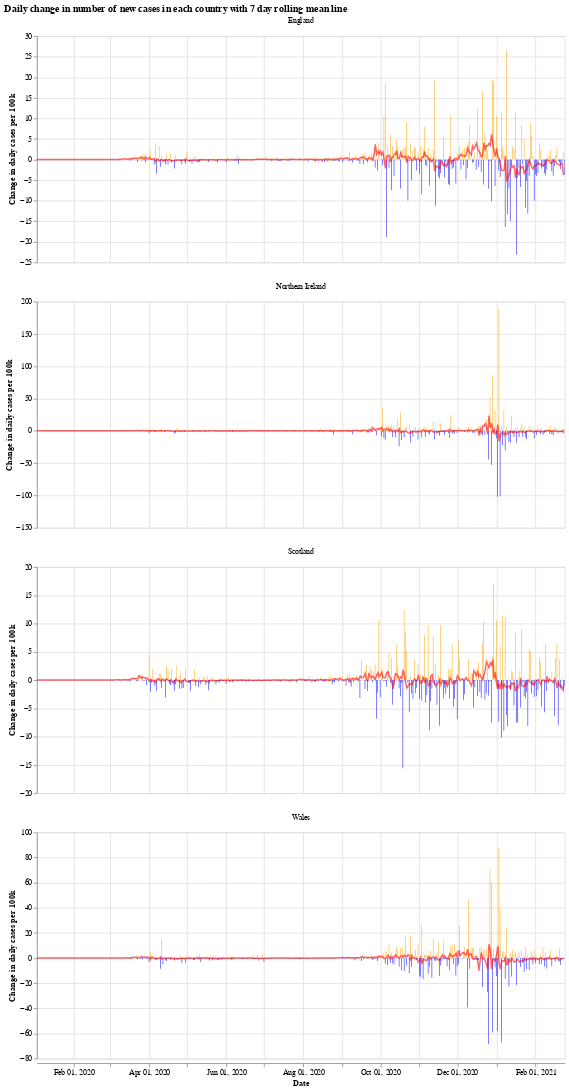

Write notebook code for a chart like this one.
### Markdown cell above
We will use the Python library `Altair` for visualising the data, see the [altair docs](https://altair-viz.github.io/) for more information.

First we have a graph which shows the daily change in the number of new cases for each country. This number jumps up and down all over the place, which is likely due to delay in reporting of new cases over the weekend. Another interesting thing is that it looks like the daily cases in Wales experienced a much shorter period of calm over the summer (calm in the sense of daily cases not jumping up and down).

The orange bars are days when the number of new cases (per 100k population) was more than the previous day, while the blue are days when the number of new cases dropped. The red line is the 7 day moving average. 

When the moving average line is below 0, it means that there is a consistent drop in new cases. We can see this clearly happening around the times that lockdowns were introduced (though, to varying degrees). I will update the graphs soon with a marker of when each lockdown started.

### Code cell
# collapse
import altair as alt

bars = alt.Chart(uk_cases).mark_bar().encode(
    x=alt.X("yearmonthdate(date):T", axis=alt.Axis(title='Date')),
    y=alt.Y("casesChangeRate:Q", axis=alt.Axis(title='Change in daily cases per 100k')),
    tooltip='casesChange',
    color=alt.condition(
        alt.datum.casesChangeRate > 0,
        alt.value("orange"),  # The positive color
        alt.value("blue")  # The negative color
    )
).properties(title='Daily change in number of new cases with 7 day rolling mean',width=700).interactive()

line = alt.Chart(uk_cases).mark_line(
    color='red',
    size=2,
    opacity=0.6
).transform_window(
    rolling_mean='mean(casesChangeRate)',
    frame=[0, 7],
    groupby=['areaName']
).encode(
    x='yearmonthdate(date):T',
    y='rolling_mean:Q'
)

alt.layer(bars, line, data=uk_cases).facet(alt.Column(
    'areaName', title=''), columns=1).resolve_scale(y='independent').properties(title='Daily change in number of new cases in each country with 7 day rolling mean line')

### Figure 1 — Vega-Lite specification as saved in the notebook (floating-point values rounded to 4 significant figures; data arrays with more than 128 entries replaced by an {"elided": "..."} marker saying what was removed)
{"config": {"view": {"continuousWidth": 400, "continuousHeight": 300}}, "data": {"name": "data-078ffe957bedcfb2832175befe63d710"}, "facet": {"type": "nominal", "field": "areaName", "title": ""}, "spec": {"layer": [{"mark": "bar", "encoding": {"color": {"condition": {"value": "orange", "test": "(datum.casesChangeRate > 0)"}, "value": "blue"}, "tooltip": {"type": "quantitative", "field": "casesChange"}, "x": {"type": "temporal", "axis": {"title": "Date"}, "field": "date", "timeUnit": "yearmonthdate"}, "y": {"type": "quantitative", "axis": {"title": "Change in daily cases per 100k"}, "field": "casesChangeRate"}}, "selection": {"selector001": {"type": "interval", "bind": "scales", "encodings": ["x", "y"]}}, "title": "Daily change in number of new cases with 7 day rolling mean", "width": 700}, {"mark": {"type": "line", "color": "red", "opacity": 0.6, "size": 2}, "encoding": {"x": {"type": "temporal", "field": "date", "timeUnit": "yearmonthdate"}, "y": {"type": "quantitative", "field": "rolling_mean"}}, "transform": [{"window": [{"op": "mean", "field": "casesChangeRate", "as": "rolling_mean"}], "frame": [0, 7], "groupby": ["areaName"]}]}]}, "columns": 1, "resolve": {"scale": {"y": "independent"}}, "title": "Daily change in number of new cases in each country with 7 day rolling mean line", "$schema": "https://vega.github.io/schema/vega-lite/v4.8.1.json", "datasets": {"data-078ffe957bedcfb2832175befe63d710": {"elided": "1672 records"}}}
